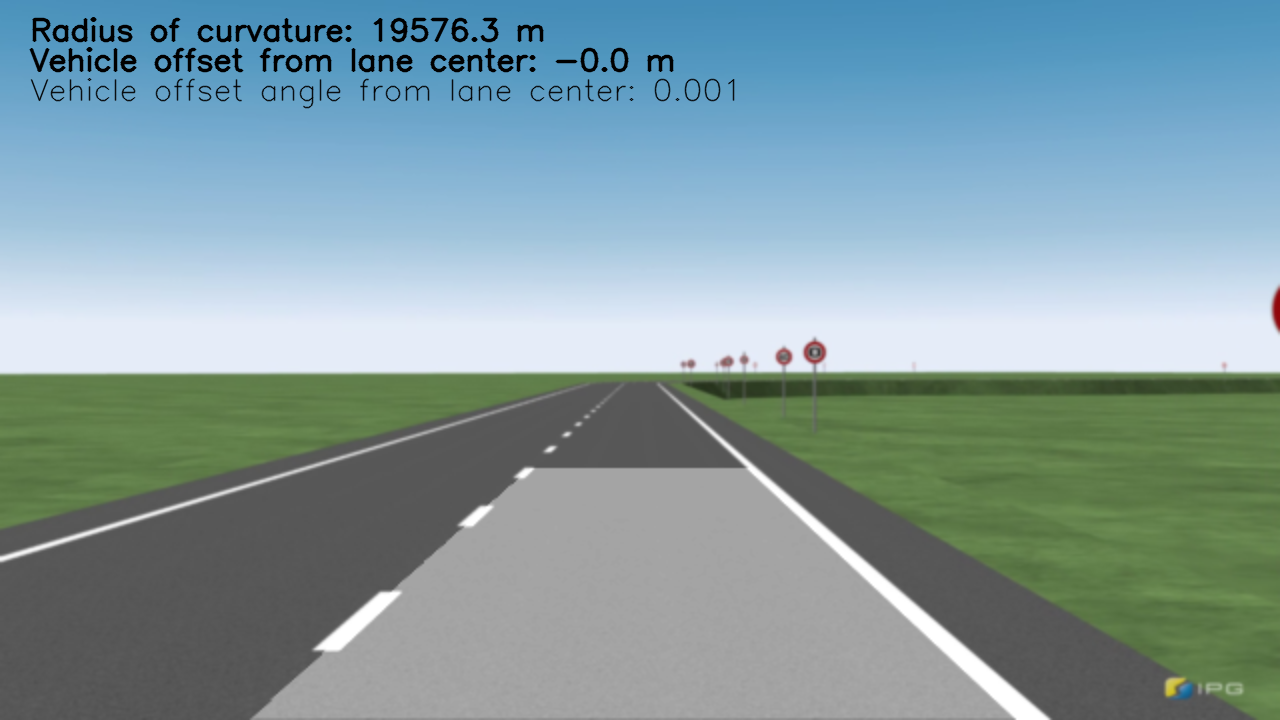
#> input picture test_images/result_screenshot_04.02.2021.png, 1280 x 720 px
$ python combined_thresh.py   (older library calls are emulated)
#> lines starting #> are read from the running program, lines starting #| are printed output that depends on the picture; after the words box and inside, x2 and y2 are one past the last pixel; in counts of white or black regions, pixels touching at a corner belong together
# 导入所需模块
import numpy as np
import cv2
import matplotlib.pyplot as plt
import matplotlib.image as mpimg
import pickle
import time


def abs_sobel_thresh(img, orient='x', thresh_min=20, thresh_max=100):
    """
    获取图像、渐变方向和阈值的最小值与最大值
    """
    # 转换为灰度
    # cv2.cvtColor() 颜色空间转换函数

    gray = cv2.cvtColor(img, cv2.COLOR_RGB2GRAY)
    # 使用OpenCV的Sobel() 函数应用x或y渐变
    # 取绝对值
    if orient == 'x':
        # 利用Sobel方法可以进行sobel边缘检测
        # gray表示源图像，即进行边缘检测的图像
        # cv2.CV_64F表示64位浮点数即64 float
        # 第三和第四个参数分别是对x和y方向的导数【即dx,dy】
        # 对于图像来说就是差分，这里1表示对x求偏导【差分】，0表示不对y求导【差分】
        # 对x求导就是检测x方向上是否有边缘
        abs_sobel = np.absolute(cv2.Sobel(gray, cv2.CV_64F, 1, 0))
    if orient == 'y':
        abs_sobel = np.absolute(cv2.Sobel(gray, cv2.CV_64F, 0, 1))
    # 重新缩放回8位整数
    scaled_sobel = np.uint8(255 * abs_sobel / np.max(abs_sobel))
    # 创建一个副本并应用阈值
    binary_output = np.zeros_like(scaled_sobel)
    # 这里我使用 >= and <= 阈值，但是 < and > 也可以
    binary_output[(scaled_sobel >= thresh_min) & (scaled_sobel <= thresh_max)] = 1


    # 返回结果
    return binary_output


def mag_thresh(img, sobel_kernel=3, mag_thresh=(30, 100)):
    # 返回给定Sobel内核大小和阈值的梯度大小
    # 转换为灰度

    gray = cv2.cvtColor(img, cv2.COLOR_RGB2GRAY)
    # 取Sobel x 和 y 梯度
    sobelx = cv2.Sobel(gray, cv2.CV_64F, 1, 0, ksize=sobel_kernel)
    sobely = cv2.Sobel(gray, cv2.CV_64F, 0, 1, ksize=sobel_kernel)
    # 计算梯度大小
    gradmag = np.sqrt(sobelx ** 2 + sobely ** 2)
    # 重新缩放到8位
    scale_factor = np.max(gradmag) / 255
    gradmag = (gradmag / scale_factor).astype(np.uint8)
    # 创建二值图像达到阈值为1，否则为0。
    binary_output = np.zeros_like(gradmag)
    binary_output[(gradmag >= mag_thresh[0]) & (gradmag <= mag_thresh[1])] = 1


    # 返回二值图像
    return binary_output


def dir_threshold(img, sobel_kernel=3, thresh=(0, np.pi / 2)):
    """
    返回给定的sobel内核大小和阈值渐变的方向
    """
    # 转换为灰度


    gray = cv2.cvtColor(img, cv2.COLOR_RGB2GRAY)
    # 计算x和y梯度
    sobelx = cv2.Sobel(gray, cv2.CV_64F, 1, 0, ksize=sobel_kernel)
    sobely = cv2.Sobel(gray, cv2.CV_64F, 0, 1, ksize=sobel_kernel)
    # 取梯度方向的绝对值
    # 应用阈值，并创建一个二值图像结果


    absgraddir = np.arctan2(np.absolute(sobely), np.absolute(sobelx))


    binary_output = np.zeros_like(absgraddir)
    binary_output[(absgraddir >= thresh[0]) & (absgraddir <= thresh[1])] = 1


    # 返回二值图像
    return binary_output


def hls_thresh(img, thresh=(0.7, 2)):
    """
    利用S通道将RGB转换为HLS，将阈值转换为二值图像。
    """

    hls = cv2.cvtColor(img, cv2.COLOR_RGB2HLS)
    h = hls[:, :, 0]
    l = hls[:, :, 1]
    s = hls[:, :, 2]
    binary_output = np.zeros_like(s)
    binary_output[(s > thresh[0]) & (s <= thresh[1]) ] = 1
    # binary_output[(s > thresh[0]) & (s <= thresh[1]) | ((h>0.083) &(h<=0.15)) ] = 1
    # binary_output[(l > 240) | ((h > 0.083) & (h<=0.15))] = 1
    binary_output.astype(bool)
    return binary_output


# [11 lines of commented-out code are left out]
def combined_thresh(img):

    abs_bin = abs_sobel_thresh(img, orient='x', thresh_min=50, thresh_max=255)
    mag_bin = mag_thresh(img, sobel_kernel=3, mag_thresh=(50, 255))
    dir_bin = dir_threshold(img, sobel_kernel=5, thresh=(0.8, 1))
    hls_bin = hls_thresh(img, thresh=(0.7, 1))
    combined = np.zeros_like(dir_bin)
    combined[ ((abs_bin==1)|(mag_bin == 1) & (dir_bin == 1)) | (hls_bin == 1)] = 1


    # yellow = np.zeros_like(hls_bin)
    # yellow [((mag_bin==1)!=(abs_bin)&(hls_bin))|(hls_bin)] =1
    # cv2.namedWindow('result2t', 0)
    # cv2.imshow('result2', abs_bin)
    # # cv2.namedWindow('result3', 0)

    # # cv2.imshow('result4', dir_bin)
    # # cv2.namedWindow('result5', 0)
    # # cv2.imshow('result5', hls_bin*255)

    return combined, abs_bin, mag_bin, dir_bin, hls_bin

if __name__ == '__main__':
    # img_file = 'test_images/straight_lines1.jpg'
    img_file = 'test_images/result_screenshot_04.02.2021.png'

    with open('calibrate_camera.p', 'rb') as f:
#> (reads calibrate_camera.p from the repository)
        save_dict = pickle.load(f)
    mtx = save_dict['mtx']
    dist = save_dict['dist']


    img = mpimg.imread(img_file)
#> img is the input picture: shape (720, 1280, 3) float32; mean R, G, B 0.511, 0.611, 0.63
    combined, abs_bin, mag_bin, dir_bin, hls_bin = combined_thresh(img)
#> in combined_thresh, `abs_bin = abs_sobel_thresh(img, orient='x', thresh_min=50, thresh_max=..`:
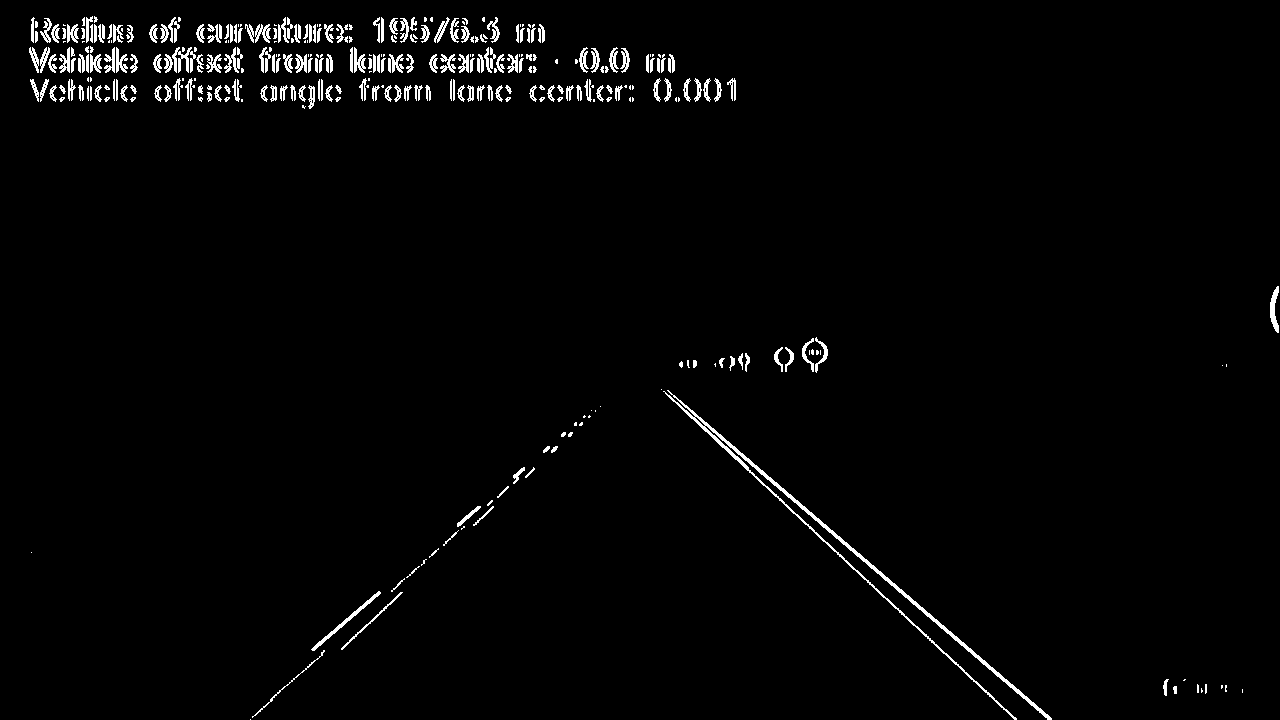
#> abs_bin: shape (720, 1280); values 0 (black) and 1 (white), 2.1% white in thin lines or dots
#> in mag_thresh, `scale_factor = np.max(gradmag) / 255`: scale_factor = 0.00956
#> in combined_thresh, `mag_bin = mag_thresh(img, sobel_kernel=3, mag_thresh=(50, 255))`: mag_bin: shape (720, 1280); values 0 (black) and 1 (white), 3.6% white; 122 white regions (25 under 20 px), largest, box (x1, y1, x2, y2) and area: (250, 385, 1052, 720) 5923, (0, 337, 1280, 376) 5443, (0, 405, 513, 564) 3406
#> in dir_threshold, `absgraddir = np.arctan2(np.absolute(sobely), np.absolute(sobelx))`:
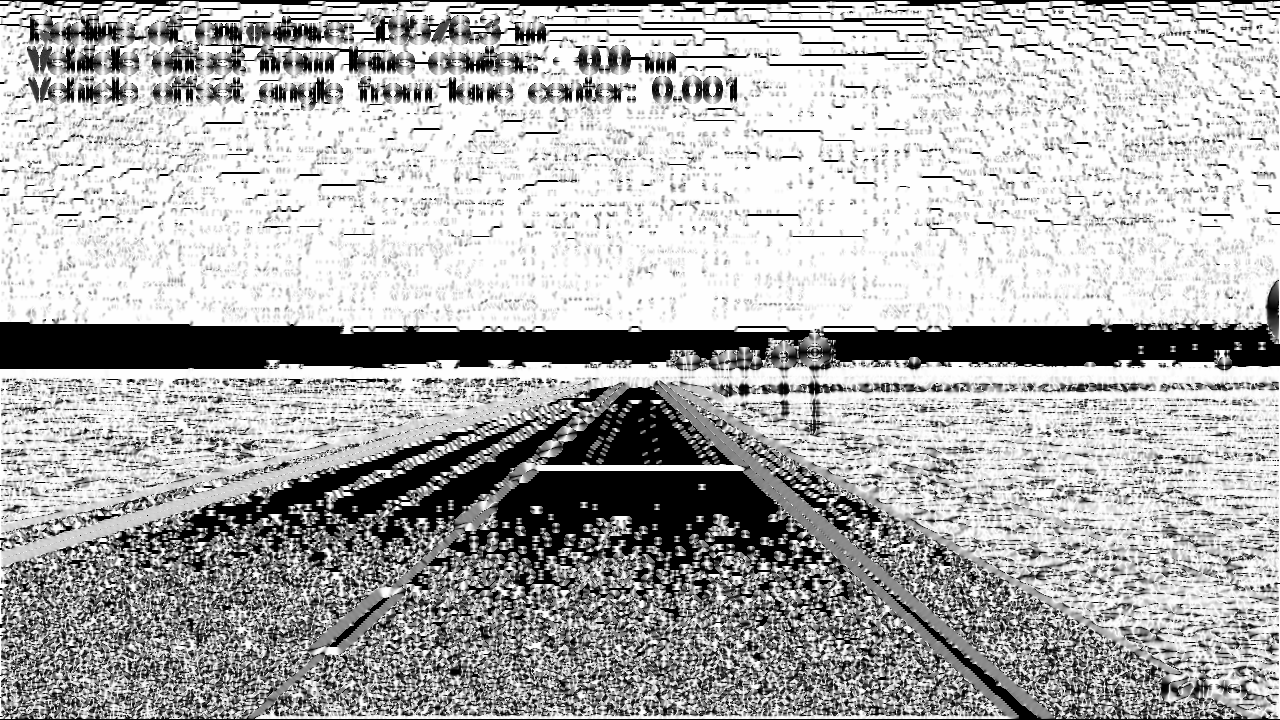
#> absgraddir: shape (720, 1280) float64; min 0, max 1.57, mean 1.08; drawn with min black and max white
#> in combined_thresh, `dir_bin = dir_threshold(img, sobel_kernel=5, thresh=(0.8, 1))`: dir_bin: shape (720, 1280) float64; values 0 (black) and 1 (white), 5.6% white in thin lines or dots
#> in hls_thresh, `hls = cv2.cvtColor(img, cv2.COLOR_RGB2HLS)`: hls: shape (720, 1280, 3) float32; mean of channels 0, 1, 2 124.2, 0.6, 0.3
#> in hls_thresh, `s = hls[:, :, 2]`:
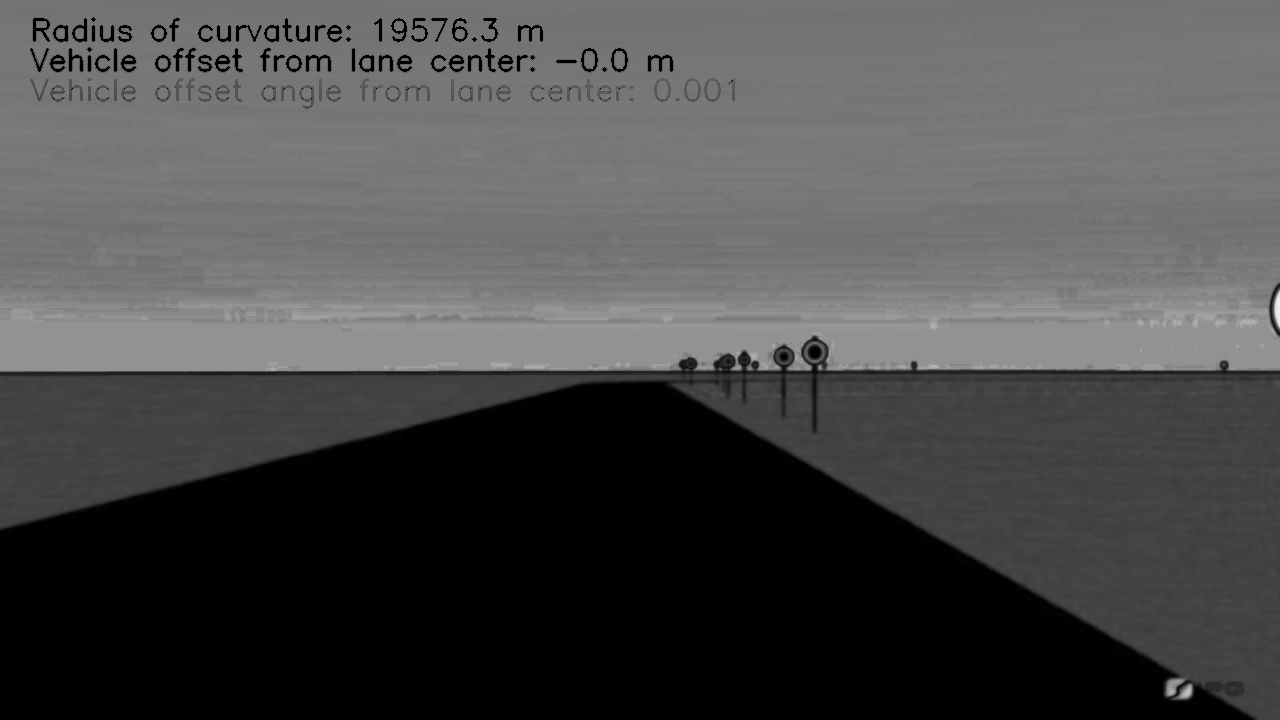
#> s: shape (720, 1280) float32; min 0, max 0.934, mean 0.292
#> in combined_thresh, `hls_bin = hls_thresh(img, thresh=(0.7, 1))`: hls_bin: shape (720, 1280) float32; values 0 (black) and 1 (white), 0.02% white; 3 white regions (1 under 20 px), largest, box (x1, y1, x2, y2) and area: (1275, 292, 1280, 327) 133, (1183, 688, 1190, 696) 30
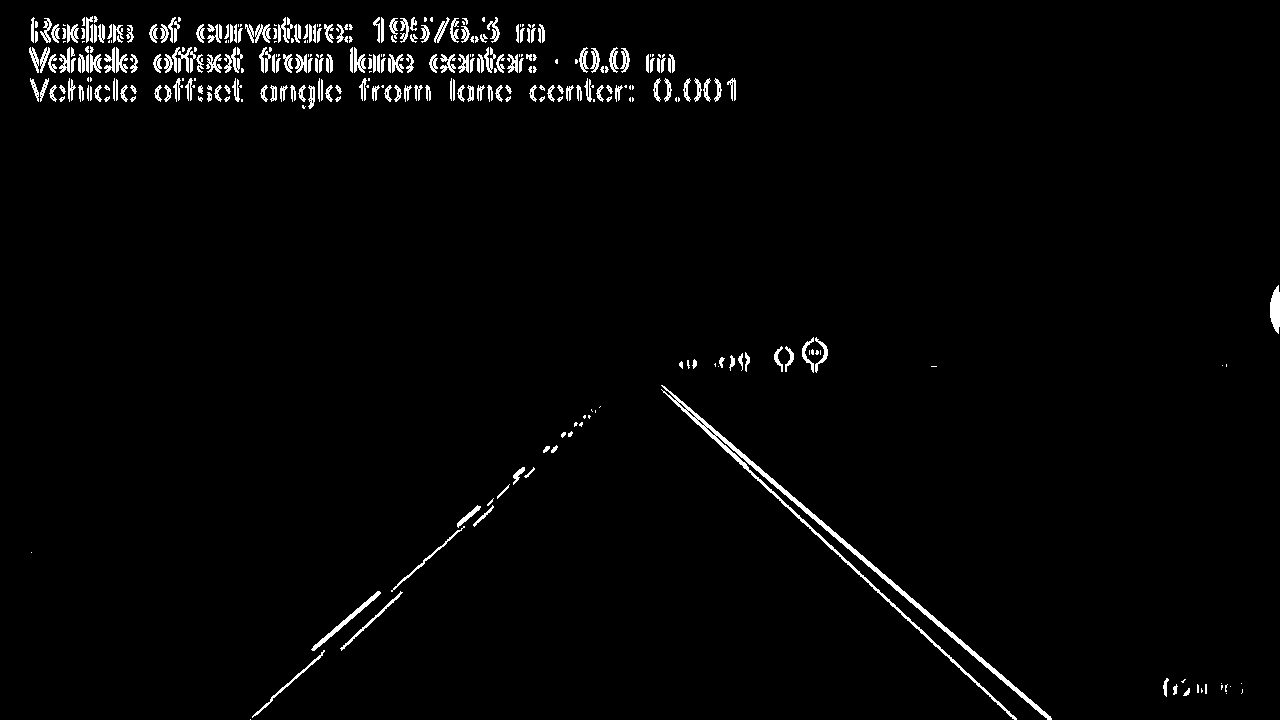
#> combined: shape (720, 1280) float64; values 0 (black) and 1 (white), 2.2% white in thin lines or dots

    # [14 lines of commented-out code are left out]

    plt.subplot(2, 3, 1)
    plt.imshow(abs_bin, cmap='gray', vmin=0, vmax=1)
    plt.subplot(2, 3, 2)
    plt.imshow(mag_bin, cmap='gray', vmin=0, vmax=1)
    plt.subplot(2, 3, 3)
    plt.imshow(dir_bin, cmap='gray', vmin=0, vmax=1)
    plt.subplot(2, 3, 4)
    plt.imshow(hls_bin, cmap='gray', vmin=0, vmax=1)
    plt.subplot(2, 3, 5)
    plt.imshow(img,cmap='gray', vmin=0, vmax=1)
    plt.subplot(2, 3, 6)
    plt.imshow(combined, cmap='gray', vmin=0, vmax=1)

    plt.tight_layout()
    # plt.imshow(mag_bin)

    # plt.imshow(mag)
    plt.show()


    # [4 lines of commented-out code are left out]
